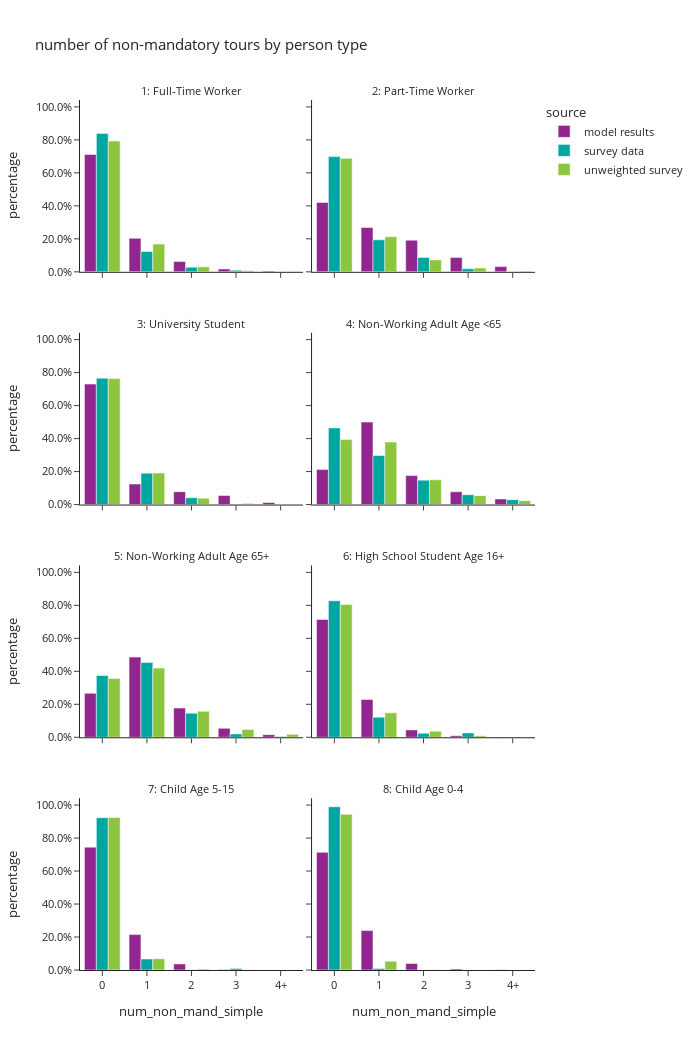

Notebook code cell kept with this figure:
### Code cell
# number of mandatory tours
df_plot = per_data.groupby(['source','ptype_label','num_non_mand_simple'])['hh_weight_2017_2019'].sum().reset_index()

df_plot['percentage'] = df_plot.groupby(['source','ptype_label'], group_keys=False)['hh_weight_2017_2019']. \
    apply(lambda x: x / float(x.sum()))

fig = px.bar(df_plot, x="num_non_mand_simple", y="percentage", color="source",barmode="group",
             facet_col="ptype_label",facet_col_wrap=2,
             title="number of non-mandatory tours by person type")
fig.for_each_annotation(lambda a: a.update(text=a.text.split("=")[-1]))
fig.update_layout(height=1050, width=700)
fig.update_yaxes(tickformat=".1%")
fig.show()

### Figure 1 — Plotly figure (JSON) as saved in the notebook; plotly's stock layout.template omitted (floating-point values rounded to 4 significant figures)
{"data": [{"alignmentgroup": "True", "hovertemplate": "source=model results<br>ptype_label=1: Full-Time Worker<br>num_non_mand_simple=%{x}<br>percentage=%{y}<extra></extra>", "legendgroup": "model results", "marker": {"color": "#91268F", "pattern": {"shape": ""}}, "name": "model results", "offsetgroup": "model results", "orientation": "v", "showlegend": true, "textposition": "auto", "type": "bar", "x": ["0", "1", "2", "3", "4+"], "xaxis": "x7", "y": [0.7118, 0.203, 0.06329, 0.01745, 0.004435], "yaxis": "y7"}, {"alignmentgroup": "True", "hovertemplate": "source=model results<br>ptype_label=2: Part-Time Worker<br>num_non_mand_simple=%{x}<br>percentage=%{y}<extra></extra>", "legendgroup": "model results", "marker": {"color": "#91268F", "pattern": {"shape": ""}}, "name": "model results", "offsetgroup": "model results", "orientation": "v", "showlegend": false, "textposition": "auto", "type": "bar", "x": ["0", "1", "2", "3", "4+"], "xaxis": "x8", "y": [0.4208, 0.2684, 0.1919, 0.087, 0.03195], "yaxis": "y8"}, {"alignmentgroup": "True", "hovertemplate": "source=model results<br>ptype_label=3: University Student<br>num_non_mand_simple=%{x}<br>percentage=%{y}<extra></extra>", "legendgroup": "model results", "marker": {"color": "#91268F", "pattern": {"shape": ""}}, "name": "model results", "offsetgroup": "model results", "orientation": "v", "showlegend": false, "textposition": "auto", "type": "bar", "x": ["0", "1", "2", "3", "4+"], "xaxis": "x5", "y": [0.7303, 0.1247, 0.07809, 0.05474, 0.01212], "yaxis": "y5"}, {"alignmentgroup": "True", "hovertemplate": "source=model results<br>ptype_label=4: Non-Working Adult Age <65<br>num_non_mand_simple=%{x}<br>percentage=%{y}<extra></extra>", "legendgroup": "model results", "marker": {"color": "#91268F", "pattern": {"shape": ""}}, "name": "model results", "offsetgroup": "model results", "orientation": "v", "showlegend": false, "textposition": "auto", "type": "bar", "x": ["0", "1", "2", "3", "4+"], "xaxis": "x6", "y": [0.2128, 0.5003, 0.1755, 0.07748, 0.03399], "yaxis": "y6"}, {"alignmentgroup": "True", "hovertemplate": "source=model results<br>ptype_label=5: Non-Working Adult Age 65+<br>num_non_mand_simple=%{x}<br>percentage=%{y}<extra></extra>", "legendgroup": "model results", "marker": {"color": "#91268F", "pattern": {"shape": ""}}, "name": "model results", "offsetgroup": "model results", "orientation": "v", "showlegend": false, "textposition": "auto", "type": "bar", "x": ["0", "1", "2", "3", "4+"], "xaxis": "x3", "y": [0.2665, 0.4862, 0.1773, 0.05407, 0.016], "yaxis": "y3"}, {"alignmentgroup": "True", "hovertemplate": "source=model results<br>ptype_label=6: High School Student Age 16+<br>num_non_mand_simple=%{x}<br>percentage=%{y}<extra></extra>", "legendgroup": "model results", "marker": {"color": "#91268F", "pattern": {"shape": ""}}, "name": "model results", "offsetgroup": "model results", "orientation": "v", "showlegend": false, "textposition": "auto", "type": "bar", "x": ["0", "1", "2", "3", "4+"], "xaxis": "x4", "y": [0.7147, 0.2294, 0.04474, 0.009621, 0.001525], "yaxis": "y4"}, {"alignmentgroup": "True", "hovertemplate": "source=model results<br>ptype_label=7: Child Age 5-15<br>num_non_mand_simple=%{x}<br>percentage=%{y}<extra></extra>", "legendgroup": "model results", "marker": {"color": "#91268F", "pattern": {"shape": ""}}, "name": "model results", "offsetgroup": "model results", "orientation": "v", "showlegend": false, "textposition": "auto", "type": "bar", "x": ["0", "1", "2", "3", "4+"], "xaxis": "x", "y": [0.7449, 0.215, 0.03714, 0.002637, 0.0002967], "yaxis": "y"}, {"alignmentgroup": "True", "hovertemplate": "source=model results<br>ptype_label=8: Child Age 0-4<br>num_non_mand_simple=%{x}<br>percentage=%{y}<extra></extra>", "legendgroup": "model results", "marker": {"color": "#91268F", "pattern": {"shape": ""}}, "name": "model results", "offsetgroup": "model results", "orientation": "v", "showlegend": false, "textposition": "auto", "type": "bar", "x": ["0", "1", "2", "3", "4+"], "xaxis": "x2", "y": [0.7135, 0.2393, 0.03955, 0.006809, 0.0008169], "yaxis": "y2"}, {"alignmentgroup": "True", "hovertemplate": "source=survey data<br>ptype_label=1: Full-Time Worker<br>num_non_mand_simple=%{x}<br>percentage=%{y}<extra></extra>", "legendgroup": "survey data", "marker": {"color": "#00A7A0", "pattern": {"shape": ""}}, "name": "survey data", "offsetgroup": "survey data", "orientation": "v", "showlegend": true, "textposition": "auto", "type": "bar", "x": ["0", "1", "2", "3", "4+"], "xaxis": "x7", "y": [0.8395, 0.1232, 0.02785, 0.009455, 6.869e-05], "yaxis": "y7"}, {"alignmentgroup": "True", "hovertemplate": "source=survey data<br>ptype_label=2: Part-Time Worker<br>num_non_mand_simple=%{x}<br>percentage=%{y}<extra></extra>", "legendgroup": "survey data", "marker": {"color": "#00A7A0", "pattern": {"shape": ""}}, "name": "survey data", "offsetgroup": "survey data", "orientation": "v", "showlegend": false, "textposition": "auto", "type": "bar", "x": ["0", "1", "2", "3", "4+"], "xaxis": "x8", "y": [0.6985, 0.1939, 0.08733, 0.01915, 0.001045], "yaxis": "y8"}, {"alignmentgroup": "True", "hovertemplate": "source=survey data<br>ptype_label=3: University Student<br>num_non_mand_simple=%{x}<br>percentage=%{y}<extra></extra>", "legendgroup": "survey data", "marker": {"color": "#00A7A0", "pattern": {"shape": ""}}, "name": "survey data", "offsetgroup": "survey data", "orientation": "v", "showlegend": false, "textposition": "auto", "type": "bar", "x": ["0", "1", "2", "3"], "xaxis": "x5", "y": [0.7664, 0.1905, 0.04133, 0.001757], "yaxis": "y5"}, {"alignmentgroup": "True", "hovertemplate": "source=survey data<br>ptype_label=4: Non-Working Adult Age <65<br>num_non_mand_simple=%{x}<br>percentage=%{y}<extra></extra>", "legendgroup": "survey data", "marker": {"color": "#00A7A0", "pattern": {"shape": ""}}, "name": "survey data", "offsetgroup": "survey data", "orientation": "v", "showlegend": false, "textposition": "auto", "type": "bar", "x": ["0", "1", "2", "3", "4+"], "xaxis": "x6", "y": [0.4649, 0.2976, 0.1481, 0.05966, 0.02977], "yaxis": "y6"}, {"alignmentgroup": "True", "hovertemplate": "source=survey data<br>ptype_label=5: Non-Working Adult Age 65+<br>num_non_mand_simple=%{x}<br>percentage=%{y}<extra></extra>", "legendgroup": "survey data", "marker": {"color": "#00A7A0", "pattern": {"shape": ""}}, "name": "survey data", "offsetgroup": "survey data", "orientation": "v", "showlegend": false, "textposition": "auto", "type": "bar", "x": ["0", "1", "2", "3", "4+"], "xaxis": "x3", "y": [0.3743, 0.4538, 0.1463, 0.0205, 0.005052], "yaxis": "y3"}, {"alignmentgroup": "True", "hovertemplate": "source=survey data<br>ptype_label=6: High School Student Age 16+<br>num_non_mand_simple=%{x}<br>percentage=%{y}<extra></extra>", "legendgroup": "survey data", "marker": {"color": "#00A7A0", "pattern": {"shape": ""}}, "name": "survey data", "offsetgroup": "survey data", "orientation": "v", "showlegend": false, "textposition": "auto", "type": "bar", "x": ["0", "1", "2", "3"], "xaxis": "x4", "y": [0.8276, 0.1221, 0.02398, 0.02631], "yaxis": "y4"}, {"alignmentgroup": "True", "hovertemplate": "source=survey data<br>ptype_label=7: Child Age 5-15<br>num_non_mand_simple=%{x}<br>percentage=%{y}<extra></extra>", "legendgroup": "survey data", "marker": {"color": "#00A7A0", "pattern": {"shape": ""}}, "name": "survey data", "offsetgroup": "survey data", "orientation": "v", "showlegend": false, "textposition": "auto", "type": "bar", "x": ["0", "1", "2", "3"], "xaxis": "x", "y": [0.9234, 0.06691, 0.001296, 0.008442], "yaxis": "y"}, {"alignmentgroup": "True", "hovertemplate": "source=survey data<br>ptype_label=8: Child Age 0-4<br>num_non_mand_simple=%{x}<br>percentage=%{y}<extra></extra>", "legendgroup": "survey data", "marker": {"color": "#00A7A0", "pattern": {"shape": ""}}, "name": "survey data", "offsetgroup": "survey data", "orientation": "v", "showlegend": false, "textposition": "auto", "type": "bar", "x": ["0", "1", "2"], "xaxis": "x2", "y": [0.9898, 0.009496, 0.0007364], "yaxis": "y2"}, {"alignmentgroup": "True", "hovertemplate": "source=unweighted survey<br>ptype_label=1: Full-Time Worker<br>num_non_mand_simple=%{x}<br>percentage=%{y}<extra></extra>", "legendgroup": "unweighted survey", "marker": {"color": "#8CC63E", "pattern": {"shape": ""}}, "name": "unweighted survey", "offsetgroup": "unweighted survey", "orientation": "v", "showlegend": true, "textposition": "auto", "type": "bar", "x": ["0", "1", "2", "3", "4+"], "xaxis": "x7", "y": [0.7932, 0.1681, 0.03021, 0.006894, 0.001622], "yaxis": "y7"}, {"alignmentgroup": "True", "hovertemplate": "source=unweighted survey<br>ptype_label=2: Part-Time Worker<br>num_non_mand_simple=%{x}<br>percentage=%{y}<extra></extra>", "legendgroup": "unweighted survey", "marker": {"color": "#8CC63E", "pattern": {"shape": ""}}, "name": "unweighted survey", "offsetgroup": "unweighted survey", "orientation": "v", "showlegend": false, "textposition": "auto", "type": "bar", "x": ["0", "1", "2", "3", "4+"], "xaxis": "x8", "y": [0.6885, 0.2126, 0.07241, 0.02299, 0.003448], "yaxis": "y8"}, {"alignmentgroup": "True", "hovertemplate": "source=unweighted survey<br>ptype_label=3: University Student<br>num_non_mand_simple=%{x}<br>percentage=%{y}<extra></extra>", "legendgroup": "unweighted survey", "marker": {"color": "#8CC63E", "pattern": {"shape": ""}}, "name": "unweighted survey", "offsetgroup": "unweighted survey", "orientation": "v", "showlegend": false, "textposition": "auto", "type": "bar", "x": ["0", "1", "2", "3"], "xaxis": "x5", "y": [0.764, 0.1915, 0.03868, 0.005803], "yaxis": "y5"}, {"alignmentgroup": "True", "hovertemplate": "source=unweighted survey<br>ptype_label=4: Non-Working Adult Age <65<br>num_non_mand_simple=%{x}<br>percentage=%{y}<extra></extra>", "legendgroup": "unweighted survey", "marker": {"color": "#8CC63E", "pattern": {"shape": ""}}, "name": "unweighted survey", "offsetgroup": "unweighted survey", "orientation": "v", "showlegend": false, "textposition": "auto", "type": "bar", "x": ["0", "1", "2", "3", "4+"], "xaxis": "x6", "y": [0.3937, 0.3787, 0.1499, 0.05411, 0.02347], "yaxis": "y6"}, {"alignmentgroup": "True", "hovertemplate": "source=unweighted survey<br>ptype_label=5: Non-Working Adult Age 65+<br>num_non_mand_simple=%{x}<br>percentage=%{y}<extra></extra>", "legendgroup": "unweighted survey", "marker": {"color": "#8CC63E", "pattern": {"shape": ""}}, "name": "unweighted survey", "offsetgroup": "unweighted survey", "orientation": "v", "showlegend": false, "textposition": "auto", "type": "bar", "x": ["0", "1", "2", "3", "4+"], "xaxis": "x3", "y": [0.3569, 0.4197, 0.1576, 0.04739, 0.01838], "yaxis": "y3"}, {"alignmentgroup": "True", "hovertemplate": "source=unweighted survey<br>ptype_label=6: High School Student Age 16+<br>num_non_mand_simple=%{x}<br>percentage=%{y}<extra></extra>", "legendgroup": "unweighted survey", "marker": {"color": "#8CC63E", "pattern": {"shape": ""}}, "name": "unweighted survey", "offsetgroup": "unweighted survey", "orientation": "v", "showlegend": false, "textposition": "auto", "type": "bar", "x": ["0", "1", "2", "3"], "xaxis": "x4", "y": [0.8056, 0.1481, 0.03704, 0.009259], "yaxis": "y4"}, {"alignmentgroup": "True", "hovertemplate": "source=unweighted survey<br>ptype_label=7: Child Age 5-15<br>num_non_mand_simple=%{x}<br>percentage=%{y}<extra></extra>", "legendgroup": "unweighted survey", "marker": {"color": "#8CC63E", "pattern": {"shape": ""}}, "name": "unweighted survey", "offsetgroup": "unweighted survey", "orientation": "v", "showlegend": false, "textposition": "auto", "type": "bar", "x": ["0", "1", "2", "3"], "xaxis": "x", "y": [0.9243, 0.06841, 0.005822, 0.001456], "yaxis": "y"}, {"alignmentgroup": "True", "hovertemplate": "source=unweighted survey<br>ptype_label=8: Child Age 0-4<br>num_non_mand_simple=%{x}<br>percentage=%{y}<extra></extra>", "legendgroup": "unweighted survey", "marker": {"color": "#8CC63E", "pattern": {"shape": ""}}, "name": "unweighted survey", "offsetgroup": "unweighted survey", "orientation": "v", "showlegend": false, "textposition": "auto", "type": "bar", "x": ["0", "1", "2"], "xaxis": "x2", "y": [0.9446, 0.05339, 0.002053], "yaxis": "y2"}], "layout": {"annotations": [{"font": {}, "showarrow": false, "text": "7: Child Age 5-15", "x": 0.245, "xanchor": "center", "xref": "paper", "y": 0.1975, "yanchor": "bottom", "yref": "paper"}, {"font": {}, "showarrow": false, "text": "8: Child Age 0-4", "x": 0.755, "xanchor": "center", "xref": "paper", "y": 0.1975, "yanchor": "bottom", "yref": "paper"}, {"font": {}, "showarrow": false, "text": "5: Non-Working Adult Age 65+", "x": 0.245, "xanchor": "center", "xref": "paper", "y": 0.465, "yanchor": "bottom", "yref": "paper"}, {"font": {}, "showarrow": false, "text": "6: High School Student Age 16+", "x": 0.755, "xanchor": "center", "xref": "paper", "y": 0.465, "yanchor": "bottom", "yref": "paper"}, {"font": {}, "showarrow": false, "text": "3: University Student", "x": 0.245, "xanchor": "center", "xref": "paper", "y": 0.7325, "yanchor": "bottom", "yref": "paper"}, {"font": {}, "showarrow": false, "text": "4: Non-Working Adult Age <65", "x": 0.755, "xanchor": "center", "xref": "paper", "y": 0.7325, "yanchor": "bottom", "yref": "paper"}, {"font": {}, "showarrow": false, "text": "1: Full-Time Worker", "x": 0.245, "xanchor": "center", "xref": "paper", "y": 1.0, "yanchor": "bottom", "yref": "paper"}, {"font": {}, "showarrow": false, "text": "2: Part-Time Worker", "x": 0.755, "xanchor": "center", "xref": "paper", "y": 1.0, "yanchor": "bottom", "yref": "paper"}], "barmode": "group", "height": 1050, "legend": {"title": {"text": "source"}, "tracegroupgap": 0}, "title": {"text": "number of non-mandatory tours by person type"}, "width": 700, "xaxis": {"anchor": "y", "domain": [0.0, 0.49], "title": {"text": "num_non_mand_simple"}}, "xaxis2": {"anchor": "y2", "domain": [0.51, 1.0], "matches": "x", "title": {"text": "num_non_mand_simple"}}, "xaxis3": {"anchor": "y3", "domain": [0.0, 0.49], "matches": "x", "showticklabels": false}, "xaxis4": {"anchor": "y4", "domain": [0.51, 1.0], "matches": "x", "showticklabels": false}, "xaxis5": {"anchor": "y5", "domain": [0.0, 0.49], "matches": "x", "showticklabels": false}, "xaxis6": {"anchor": "y6", "domain": [0.51, 1.0], "matches": "x", "showticklabels": false}, "xaxis7": {"anchor": "y7", "domain": [0.0, 0.49], "matches": "x", "showticklabels": false}, "xaxis8": {"anchor": "y8", "domain": [0.51, 1.0], "matches": "x", "showticklabels": false}, "yaxis": {"anchor": "x", "domain": [0.0, 0.1975], "tickformat": ".1%", "title": {"text": "percentage"}}, "yaxis2": {"anchor": "x2", "domain": [0.0, 0.1975], "matches": "y", "showticklabels": false, "tickformat": ".1%"}, "yaxis3": {"anchor": "x3", "domain": [0.2675, 0.465], "matches": "y", "tickformat": ".1%", "title": {"text": "percentage"}}, "yaxis4": {"anchor": "x4", "domain": [0.2675, 0.465], "matches": "y", "showticklabels": false, "tickformat": ".1%"}, "yaxis5": {"anchor": "x5", "domain": [0.535, 0.7325], "matches": "y", "tickformat": ".1%", "title": {"text": "percentage"}}, "yaxis6": {"anchor": "x6", "domain": [0.535, 0.7325], "matches": "y", "showticklabels": false, "tickformat": ".1%"}, "yaxis7": {"anchor": "x7", "domain": [0.8025, 1.0], "matches": "y", "tickformat": ".1%", "title": {"text": "percentage"}}, "yaxis8": {"anchor": "x8", "domain": [0.8025, 1.0], "matches": "y", "showticklabels": false, "tickformat": ".1%"}}}
